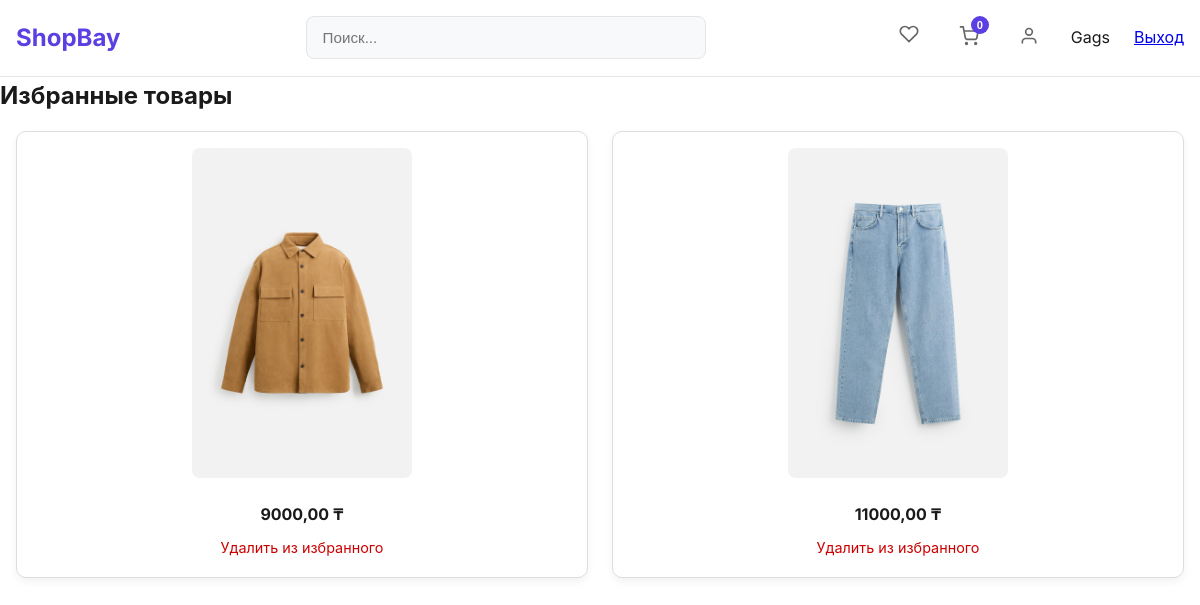
The app's page /favorites/ (signed in) with its own data.
### apps/orders/models.py (models this page shows, shortened)
class Cart(models.Model):
    customer= models.ForeignKey(Customer, on_delete=models.CASCADE,related_name="customer_cart")
    total_amount= models.IntegerField()
    total_price= models.DecimalField(max_digits=20, decimal_places=2)

### apps/accounts/models.py (models this page shows, shortened)
class Customer(AbstractUser):
    username = None
    first_name = models.CharField(max_length=150)
    last_name = models.CharField(max_length=150)
    email = models.EmailField(unique=True)
    created_at = models.DateTimeField(auto_now_add=True)
    update_at = models.DateTimeField(auto_now=True)
    auth_code = models.CharField(max_length=6,
                                 blank=True,
                                 null=True,
                                 verbose_name='Код авторизации')
    USERNAME_FIELD = 'email'
    REQUIRED_FIELDS = ['first_name']
    objects = CustomerManager()  # Вот это — обязательно!

### apps/favorites/models.py (models this page shows, shortened)
class Favorite(models.Model):
    user = models.ForeignKey(User, on_delete=models.CASCADE, related_name='favorites')
    product = models.ForeignKey(Product, on_delete=models.CASCADE, related_name='favorite_set')
    class Meta:
        unique_together = ('user', 'product')

### apps/products/models.py (models this page shows, shortened)
class Product(models.Model):
    COLOR_CHOICES = [
        ('white', 'Белый'),
        ('black', 'Чёрный'),
        ('green', 'Зелёный'),
        ('red', 'Красный'),
        ('blue', 'Синий'),
        ('yellow', 'Жёлтый'),
        ('beige', 'Бежевый'),
        ('gray', 'Серый'),
        ('brown', 'Коричневый'),
        ('pink', 'Розовый'),
    ]
    title = models.CharField(max_length=255)
    user_segment = models.ForeignKey(UserSegment, on_delete=models.CASCADE, related_name='user_segment_product')
    category = models.ForeignKey(Category, on_delete=models.CASCADE, related_name='category_product')
    description = models.TextField(blank=True, null=True)
    article = models.PositiveIntegerField()
    color = models.CharField(max_length=50, choices=COLOR_CHOICES)
    price = models.DecimalField(max_digits=20, decimal_places=2)
    size = models.ForeignKey(Size, on_delete=models.CASCADE, related_name='size_product')
    mane_image = models.ImageField(upload_to='products/main_images/')
    TYPE_SALE_CHOICES = [
        ('sale', 'Sale'),
        ('new', 'New'),
        ('best seller', 'Best Seller'),
    ]
    type_sale = models.CharField(max_length=20, choices=TYPE_SALE_CHOICES)

### apps/favorites/views.py (the view)
@login_required
def favorites_list(request):
    favorites = Favorite.objects.filter(user=request.user).select_related('product')
    return render(request, 'favorites_list.html', {'favorites': favorites})

### apps/orders/views.py (called while the page is built)
def cart_context(request):
    if request.user.is_authenticated:
        cart = Cart.objects.filter(customer=request.user).order_by('-id').first()
        return {'cart': cart}
    return {'cart': None}

### templates/favorites_list.html (shortened to what this page needs)
{% extends 'base.html' %}
{% load static %}
{% block extra_css %}
  <link rel="stylesheet" href="{% static 'css/cart.css' %}">
{% endblock %}
{% block content %}
<h2>Избранные товары</h2>
<div class="product-grid">
  {% for fav in favorites %}
    <div class="product-card">
      <img src="{{ fav.product.mane_image.url }}" alt="{{ fav.product.name }}">
      <p>{{ fav.product.price }} ₸</p>
      <a href="{% url 'favorites:toggle_favorite' fav.product.id %}">Удалить из избранного</a>
    </div>
  {% empty %}
    <p>Вы пока не добавили товары в избранное.</p>
  {% endfor %}
</div>
{% endblock %}

### templates/base.html (shortened to what this page needs)
{% load static %}
<!DOCTYPE html>
<html lang="en">
<head>
    <link rel="stylesheet" href="{% static 'css/index.css' %}">
    {% block extra_css %} {% endblock extra_css %}
</head>
<body>
    <header class="header">
        <div class="header-container">
            <a href="/" class="logo">ShopBay</a>
            <div class="search-container">
                <input type="text" class="search-input" placeholder="Поиск..." id="searchInput">
            </div>
            <div class="header-actions">
                <a href="{% url 'favorites:favorites_list' %}" class="header-icon">
                    <svg viewBox="0 0 24 24" fill="none" stroke="currentColor" stroke-width="2">
                        <path d="M20.84 4.61a5.5 5.5 0 0 0-7.78 0L12 5.67l-1.06-1.06a5.5 5.5 0 0 0-7.78 7.78l1.06 1.06L12 21.23l7.78-7.78 1.06-1.06a5.5 5.5 0 0 0 0-7.78z"></path>
                    </svg>
                </a>
                    <a href="{% url 'cart_view' %}">
                    <button class="header-icon">
                    <span class="cart-badge" id="cartBadge">{{ cart.total_amount|default:"0" }}</span>
                </button>
                </a>
                {% if not user.is_authenticated %}
                <a href="{% url 'login' %}" class="auth-link">Вход</a>
                <a href="{% url 'register' %}" class="'auth-link">Регистрация</a>
                {% else %}
                <a href="{% url 'profile' %}">
                <button class="header-icon">
                    <svg viewBox="0 0 24 24" fill="none" stroke="currentColor" stroke-width="2">
                        <path d="M20 21v-2a4 4 0 0 0-4-4H8a4 4 0 0 0-4 4v2"></path>
                        <circle cx="12" cy="7" r="4"></circle>
                    </svg>
                </button>
                </a>
                <p>{{ user.first_name }}</p>
                <a href="{% url 'logout' %}" class="auth-link">Выход</a>
                {% endif %}
            </div>
        </div>
    </header>
    {% block content %}
    {% endblock %}
</body>
</html>

### static/css/index.css (style rules this page uses)
* { margin: 0; padding: 0; box-sizing: border-box; }
body { font-family: 'Inter', -apple-system, BlinkMacSystemFont, 'Segoe UI', Roboto, sans-serif; background-color: #ffffff; color: #1a1a1a; line-height: 1.6; }
.header { background: #ffffff; border-bottom: 1px solid #e5e5e5; padding: 1rem 0; position: sticky; top: 0; z-index: 100; }
.header-container { max-width: 1400px; margin: 0 auto; padding: 0 1rem; display: flex; align-items: center; justify-content: space-between; }
.logo { font-size: 1.5rem; font-weight: 700; color: #5B3FE2; text-decoration: none; }
.search-container { flex: 1; max-width: 400px; margin: 0 2rem; position: relative; }
.search-input { width: 100%; padding: 0.75rem 1rem; border: 1px solid #e5e5e5; border-radius: 8px; font-size: 0.95rem; background: #f8f9fa; transition: all 0.2s ease; }
.header-actions { display: flex; align-items: center; gap: 1.5rem; }
.header-icon { position: relative; padding: 0.5rem; border: none; background: none; cursor: pointer; border-radius: 6px; transition: background-color 0.2s ease; }
.header-icon svg { width: 20px; height: 20px; stroke: #666; }
.cart-badge { position: absolute; top: -2px; right: -2px; background: #5B3FE2; color: white; border-radius: 50%; width: 18px; height: 18px; font-size: 0.7rem; display: flex; align-items: center; justify-content: center; font-weight: 600; }
.product-grid { display: grid; grid-template-columns: repeat(auto-fit, minmax(280px, 1fr)); gap: 1.5rem; margin-bottom: 3rem; }
.product-card { background: white; border-radius: 12px; overflow: hidden; box-shadow: 0 2px 8px rgba(0, 0, 0, 0.08); transition: all 0.3s ease; border: 1px solid #f0f0f0; }

### static/css/cart.css (style rules this page uses)
.product-grid { display: grid; grid-template-columns: repeat(auto-fit, minmax(220px, 1fr)); gap: 1.5rem; padding: 1rem; max-width: 1200px; margin: 0 auto; }
.product-card { background-color: #fff; border: 1px solid #ddd; padding: 1rem; border-radius: 10px; text-align: center; box-shadow: 0 4px 8px rgba(0,0,0,0.05); transition: transform 0.2s ease; }
.product-card img { width: 100%; max-width: 220px; height: auto; object-fit: cover; border-radius: 8px; margin-bottom: 0.5rem; }
.product-card p { font-size: 1rem; font-weight: bold; margin-bottom: 0.5rem; }
.product-card a { display: inline-block; color: #c00; text-decoration: none; font-size: 0.9rem; }

### records on screen
Cart: total_amount "0"
Customer: first_name "Gags"
Favorite: product.mane_image (picture), product.price "9000,00"
Favorite: product.mane_image (picture), product.price "11000,00"
